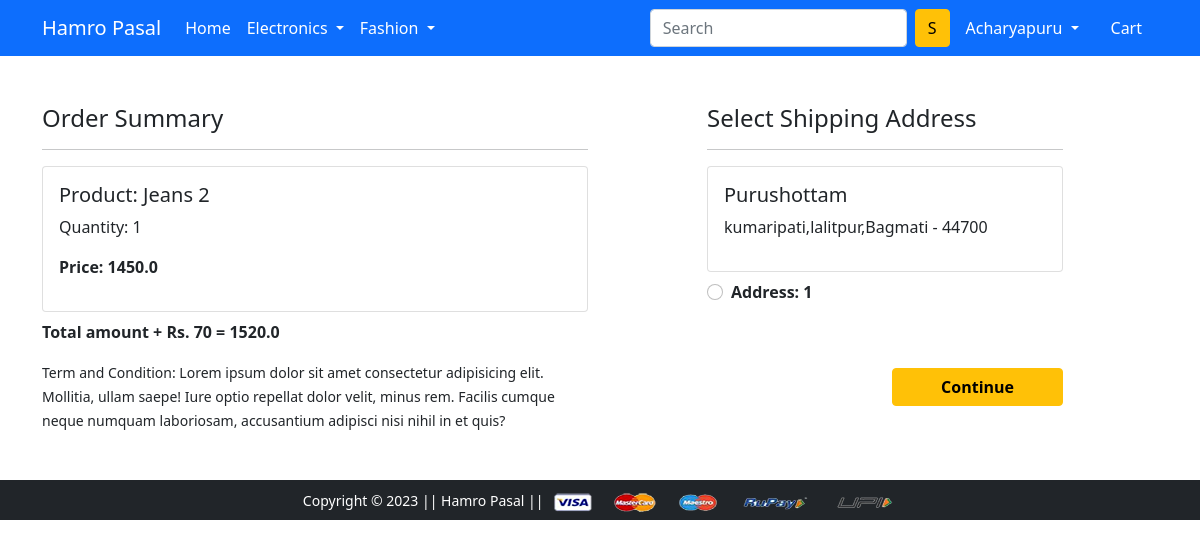
The app's page /checkout/ (signed in) with its own data.
### app/models.py (models this page shows, shortened)
class Cart(models.Model):
   user= models.ForeignKey(User,on_delete=models.CASCADE)
   product=models.ForeignKey(Product,on_delete=models.CASCADE)
   quantity=models.PositiveIntegerField(default=1)
   @property
   def total_cost(self):
      return self.quantity*self.product.discounted_price

class Product(models.Model):
    title=models.CharField(max_length=100)
    selling_price=models.FloatField()
    discounted_price=models.FloatField()
    description =models.TextField()
    brand=models.CharField(max_length=30)
    category=models.CharField(choices=CATEGORY_CHOICES,max_length=2)
    product_image =models.ImageField(upload_to='productimg')

class Customer(models.Model):
    user=models.ForeignKey(User, on_delete=models.CASCADE)
    name=models.CharField(max_length=20)
    locality=models.CharField(max_length=20)
    city=models.CharField(max_length=30)
    zipcode=models.IntegerField()
    state=models.CharField(choices=STATE_CHOICES,max_length=20)

### app/views.py (the view)
# urls.py: path('checkout/', views.checkout, name='checkout'),
@login_required
def checkout(request):
 user=request.user
 add=Customer.objects.filter(user=user)
 cart_items=Cart.objects.filter(user=user)
 amount=0.0
 shipping_amount=70.0
 totalamount=0.0
 cart_product=[p for p in Cart.objects.all() if p.user == request.user]
 if cart_product:
  for p in cart_product:
   tempamount=(p.quantity*p.product.discounted_price)
   amount+=tempamount
  totalamount=amount+shipping_amount
 return render(request, 'app/checkout.html',{'add':add,'totalamount':totalamount,'cart_items':cart_items})

### app/templates/app/checkout.html (shortened to what this page needs)
{% extends 'app/base.html' %}
{% load static %}
{% block main-content %}
<div class="container">
 <div class="row mt-5">
  <div class="col-sm-6">
    <h4>Order Summary</h4>
    <hr>
    {% for item in cart_items %}
      <div class="card mb-2">
        <div class="card-body">
          <h5>Product: {{item.product.title}}</h5>
          <p>Quantity: {{item.quantity}}</p>
          <p class="fw-bold">Price: {{item.total_cost}}</p>
        </div>
      </div>
    {% endfor %}
    <p class='fw-bold'>Total amount + Rs. 70 = {{totalamount}}</p>
    <small>Term and Condition: Lorem ipsum dolor sit amet consectetur adipisicing elit. Mollitia, ullam saepe! Iure optio repellat dolor velit, minus rem. Facilis cumque neque numquam laboriosam, accusantium adipisci nisi nihil in et quis?</small>
  </div>
  <div class="col-sm-4 offset-sm-1">
    <h4>Select Shipping Address</h4>
    <hr>
    <form action="/paymentdone">
      {% for ad in add %}
        <div class="card">
          <div class="card-body">
          <h5>{{ad.name}}</h5>
          <p>{{ad.locality}},{{ad.city}},{{ad.state}} - {{ad.zipcode}}</p>
          </div>
        </div>
        <div class="form-check mt-2 mb-5">
          <input class="form-check-input" type="radio" name="custid" id="custadd{{forloop.counter}}" value="{{ad.id}}">
          <label class="form-check-label fw-bold" for="">
          Address: {{forloop.counter}} </label>
        </div>
      {% endfor %}
        <div class="text-end">
          <button type="submit" class="btn btn-warning mt-3 px-5 fw-bold">Continue</button>
        </div>
    </form>
    </div>
  </div>
</div>
{% endblock main-content %}

### app/templates/app/base.html (shortened to what this page needs)
<!doctype html>
{% load static %}
<html lang="en">
  <head>
    <link href="https://cdn.jsdelivr.net/npm/bootstrap@5.0.0-beta1/dist/css/bootstrap.min.css" rel="stylesheet">
    <link rel="stylesheet" href="{% static 'app/css/owl.carousel.min.css' %}">
    <link rel="stylesheet" href="{% static 'app/css/all.min.css' %}">
    <link rel="stylesheet" href="{% static 'app/css/style.css' %}">
  </head>
  <body>
    <nav class="navbar navbar-expand-lg navbar-dark bg-primary">
     <div class="container">
       <a class="navbar-brand" href="/">Hamro Pasal</a>
       <div class="collapse navbar-collapse" id="navbarSupportedContent">
         <ul class="navbar-nav me-auto mb-2 mb-lg-0">
           <li class="nav-item">
             <a class="nav-link active" aria-current="page" href="/">Home</a>
           </li>
           <li class="nav-item dropdown">
             <a class="nav-link dropdown-toggle text-white" href="#" id="electronicsDropdown" role="button" data-bs-toggle="dropdown" aria-expanded="false">
               Electronics
             </a>
           </li>
           <li class="nav-item dropdown">
             <a class="nav-link dropdown-toggle text-white" href="#" id="fashionDropdown" role="button" data-bs-toggle="dropdown" aria-expanded="false">
               Fashion
             </a>
           </li>
         </ul>
         <form class="d-flex">
           <input class="form-control me-2" type="search" placeholder="Search" aria-label="Search">
           <button class="btn btn-warning" type="submit">S</button>
         </form>
         <div>
          <ul class="navbar-nav me-auto mb-2 mb-lg-0">
          {% if request.user.is_authenticated %}
           <li class="nav-item dropdown mx-2">
              <a class="nav-link dropdown-toggle text-white" href="#" id="profileDropdown" role="button" data-bs-toggle="dropdown" aria-expanded="false">
                {{request.user.username|capfirst}}
              </a>
            </li>
            <li class="nav-item mx-2">
             <a href="{% url 'showcart' %}" class="nav-link text-white"> Cart </a>
            </li>
          {% endif %}
          </ul>
         </div>
       </div>
     </div>
    </nav>
    {% block main-content %} {% endblock main-content %}
    <footer class="container-fluid bg-dark text-center p-2 mt-5">
        <small class="text-white">Copyright &copy; 2023 || Hamro Pasal || </small>
        <img src="{% static 'app/images/payment.png' %}" alt="" srcset="" class="img-fluid" height="2px">
    </footer>
  </body>
</html>

### records on screen
Cart: product "Jeans 2", quantity "1", total_cost "1450.0"
Customer: name "Purushottam", locality "kumaripati", city "lalitpur", state "Bagmati", zipcode "44700"

### other values on screen
{{ request.user.username|capfirst }} "Acharyapuru"
{{ totalamount }} "1520.0"
